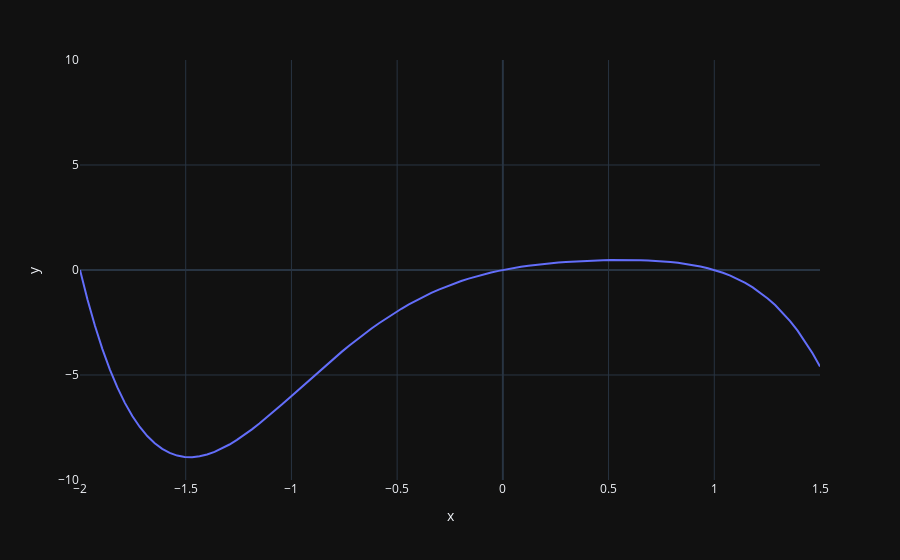

Source (notebook cell):
### Code cell
import numpy as np
import plotly.express as px

# def f(x):
#     return -x*(x-1)*(x-2)*(x+1)*(x+2)
def f(x):
    return -x**5 + 2*x**3 - 3*x**2 + 2*x

def df(x) :
    return -5*x**4 + 6*x**2 - 6*x + 2

def minimize(f, df, start, end):
    h = 0.01
    min_delta = 0.001
    vx = np.random.uniform(start, end)
    print(vx)
    i = 0

    while True:
        # print(f"v = {vx}, f(vx) = {f(vx)} dv = {df(vx)}")
        i += 1
        delta = - h*df(vx) #np.sign(df(vx))
        vx = vx + delta
        if vx >= end or vx <= start or abs(delta) <= min_delta:
            break
    print(f"x = {vx}, f(x) = {f(vx)} dv = {df(vx)}, steps: {i}")
    return vx

start = -2
end = 1.5
lowerLimit = -10
upperLimit = 10

X = np.linspace(start, end, 100)
Y1 = [f(x) for x in X]

minimize(f, df, start, end)

fig = px.line(x=X, y=Y1, range_x =[start, end], range_y=[lowerLimit,upperLimit])

fig.show()

### Figure 1 — Plotly figure (JSON) as saved in the notebook; plotly's stock layout.template omitted (floating-point values rounded to 4 significant figures)
{"data": [{"hovertemplate": "x=%{x}<br>y=%{y}<extra></extra>", "legendgroup": "", "line": {"color": "#636efa", "dash": "solid"}, "marker": {"symbol": "circle"}, "mode": "lines", "name": "", "orientation": "v", "showlegend": false, "x": [-2.0, -1.965, -1.929, -1.894, -1.859, -1.823, -1.788, -1.753, -1.717, -1.682, -1.646, -1.611, -1.576, -1.54, -1.505, -1.47, -1.434, -1.399, -1.364, -1.328, -1.293, -1.258, -1.222, -1.187, -1.152, -1.116, -1.081, -1.045, -1.01, -0.9747, -0.9394, -0.904, -0.8687, -0.8333, -0.798, -0.7626, -0.7273, -0.6919, -0.6566, -0.6212, -0.5859, -0.5505, -0.5152, -0.4798, -0.4444, -0.4091, -0.3737, -0.3384, -0.303, -0.2677, -0.2323, -0.197, -0.1616, -0.1263, -0.09091, -0.05556, -0.0202, 0.01515, 0.05051, 0.08586, 0.1212, 0.1566, 0.1919, 0.2273, 0.2626, 0.298, 0.3333, 0.3687, 0.404, 0.4394, 0.4747, 0.5101, 0.5455, 0.5808, 0.6162, 0.6515, 0.6869, 0.7222, 0.7576, 0.7929, 0.8283, 0.8636, 0.899, 0.9343, 0.9697, 1.005, 1.04, 1.076, 1.111, 1.146, 1.182, 1.217, 1.253, 1.288, 1.323, 1.359, 1.394, 1.429, 1.465, 1.5], "xaxis": "x", "y": [0.0, -1.405, -2.658, -3.767, -4.743, -5.593, -6.327, -6.952, -7.477, -7.908, -8.253, -8.518, -8.711, -8.837, -8.902, -8.911, -8.872, -8.787, -8.662, -8.502, -8.311, -8.092, -7.85, -7.588, -7.31, -7.018, -6.716, -6.406, -6.091, -5.772, -5.453, -5.134, -4.818, -4.506, -4.199, -3.899, -3.607, -3.324, -3.05, -2.787, -2.535, -2.293, -2.064, -1.846, -1.64, -1.446, -1.264, -1.093, -0.9346, -0.7873, -0.651, -0.5253, -0.4099, -0.3043, -0.2081, -0.1207, -0.04164, 0.02962, 0.09362, 0.1509, 0.2019, 0.2472, 0.2872, 0.3225, 0.3533, 0.3802, 0.4033, 0.423, 0.4395, 0.4529, 0.4632, 0.4705, 0.4746, 0.4754, 0.4724, 0.4653, 0.4536, 0.4366, 0.4134, 0.3833, 0.3451, 0.2975, 0.2393, 0.169, 0.0847, -0.01533, -0.1332, -0.2711, -0.4315, -0.6171, -0.8306, -1.075, -1.354, -1.671, -2.029, -2.433, -2.887, -3.395, -3.962, -4.594], "yaxis": "y", "type": "scatter"}], "layout": {"xaxis": {"anchor": "y", "domain": [0.0, 1.0], "title": {"text": "x"}, "range": [-2, 1.5]}, "yaxis": {"anchor": "x", "domain": [0.0, 1.0], "title": {"text": "y"}, "range": [-10, 10]}, "legend": {"tracegroupgap": 0}, "margin": {"t": 60}}}
